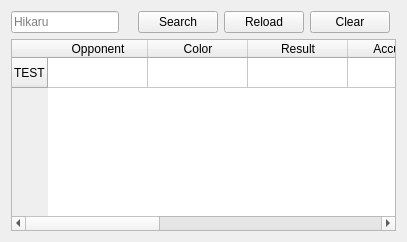
        <widget class="QWidget" name="qWidgetHistory">
         <attribute name="title">
          <string>History</string>
         </attribute>
         <layout class="QGridLayout" name="gridLayout_15">
          <item row="1" column="0" colspan="6">
           <layout class="QVBoxLayout" name="verticalLayoutHistory">
            <item>
             <widget class="QTableWidget" name="tableWidgetHistory">
              <property name="toolTip">
               <string>&lt;html&gt;&lt;head/&gt;&lt;body&gt;&lt;p align=&quot;center&quot;&gt;&lt;span style=&quot; font-weight:600;&quot;&gt;Opponent&lt;/span&gt;: username of the opponent&lt;/p&gt;&lt;p align=&quot;center&quot;&gt;&lt;span style=&quot; font-weight:600;&quot;&gt;Color&lt;/span&gt;: color of the pieces the player was using&lt;/p&gt;&lt;p align=&quot;center&quot;&gt;&lt;span style=&quot; font-weight:600;&quot;&gt;Result&lt;/span&gt;: win / loss / draw&lt;/p&gt;&lt;p align=&quot;center&quot;&gt;&lt;span style=&quot; font-weight:600;&quot;&gt;Accuracy&lt;/span&gt;: acuracy %&lt;/p&gt;&lt;p align=&quot;center&quot;&gt;&lt;span style=&quot; font-weight:600;&quot;&gt;Rating&lt;/span&gt;: rating before finishing the game&lt;/p&gt;&lt;p align=&quot;center&quot;&gt;&lt;span style=&quot; font-weight:600;&quot;&gt;Format&lt;/span&gt;: format of the game&lt;/p&gt;&lt;p align=&quot;center&quot;&gt;&lt;span style=&quot; font-weight:600;&quot;&gt;Rules&lt;/span&gt;: rules of the game&lt;/p&gt;&lt;/body&gt;&lt;/html&gt;</string>
              </property>
              <row>
               <property name="text">
                <string>TEST</string>
               </property>
              </row>
              <column>
               <property name="text">
                <string>Opponent</string>
               </property>
              </column>
              <column>
               <property name="text">
                <string>Color</string>
               </property>
              </column>
              <column>
               <property name="text">
                <string>Result</string>
               </property>
              </column>
              <column>
               <property name="text">
                <string>Accuracy</string>
               </property>
              </column>
              <column>
               <property name="text">
                <string>Rating</string>
               </property>
              </column>
              <column>
               <property name="text">
                <string>Format</string>
               </property>
              </column>
              <column>
               <property name="text">
                <string>Rules</string>
               </property>
              </column>
              <column>
               <property name="text">
                <string>Date</string>
               </property>
              </column>
             </widget>
            </item>
           </layout>
          </item>
          <item row="0" column="0">
           <widget class="QLineEdit" name="lineEditPlayerHistory">
            <property name="placeholderText">
             <string>Hikaru</string>
            </property>
            <property name="clearButtonEnabled">
             <bool>false</bool>
            </property>
           </widget>
          </item>
          <item row="0" column="1">
           <widget class="QLabel" name="loadingHistory">
            <property name="maximumSize">
             <size>
              <width>20</width>
              <height>20</height>
             </size>
            </property>
            <property name="text">
             <string/>
            </property>
            <property name="pixmap">
             <pixmap>../resources/loading.gif</pixmap>
            </property>
            <property name="scaledContents">
             <bool>true</bool>
            </property>
           </widget>
          </item>
          <item row="0" column="2">
           <widget class="QPushButton" name="pushButtonHistorySearch">
            <property name="toolTip">
             <string>&lt;html&gt;&lt;head/&gt;&lt;body&gt;&lt;p align=&quot;center&quot;&gt;Search player&lt;/p&gt;&lt;/body&gt;&lt;/html&gt;</string>
            </property>
            <property name="text">
             <string>Search</string>
            </property>
           </widget>
          </item>
          <item row="0" column="3">
           <widget class="QPushButton" name="pushButtonHistoryReload">
            <property name="toolTip">
             <string>&lt;html&gt;&lt;head/&gt;&lt;body&gt;&lt;p align=&quot;center&quot;&gt;Reload player&lt;/p&gt;&lt;/body&gt;&lt;/html&gt;</string>
            </property>
            <property name="text">
             <string>Reload</string>
            </property>
           </widget>
          </item>
          <item row="0" column="4">
           <widget class="QPushButton" name="pushButtonHistoryClear">
            <property name="toolTip">
             <string>&lt;html&gt;&lt;head/&gt;&lt;body&gt;&lt;p align=&quot;center&quot;&gt;Clear section&lt;/p&gt;&lt;/body&gt;&lt;/html&gt;</string>
            </property>
            <property name="text">
             <string>Clear</string>
            </property>
           </widget>
          </item>
         </layout>
        </widget>
